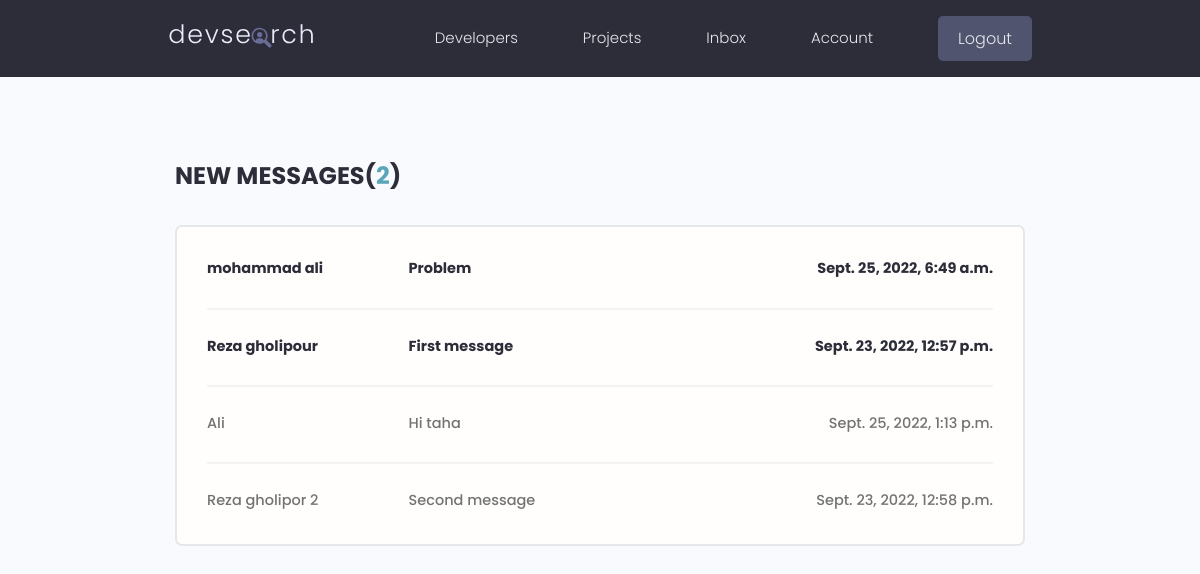
The page /inbox/ (signed in) on the database its author committed.
### users/models.py (models this page shows, shortened)
class Message(models.Model):
    sender= models.ForeignKey(Profile,on_delete=models.SET_NULL,null=True,blank=True)
    recipient = models.ForeignKey(Profile,on_delete=models.SET_NULL,null=True,blank=True,related_name='messages')
    name = models.CharField(max_length=200,null=True,blank=True)
    email = models.EmailField(max_length=200,null=True,blank=True)
    subject = models.CharField(max_length=200,null=True,blank=True)
    body = models.TextField()
    is_read = models.BooleanField(default=False,null=True)
    created = models.DateTimeField(auto_now_add=True)
    id = models.UUIDField(default=uuid.uuid4, unique=True,
                          primary_key=True, editable=False)
    class Meta:
        ordering = ['is_read','-created']

### users/views.py (the view)
# urls.py: path('inbox/',views.inbox,name='inbox'),
@login_required(login_url='login')
def inbox(request):
    profile = request.user.profile
    messageRequest = profile.messages.all() # به خاطر همون related_name
    unreadCount = messageRequest.filter(is_read=False).count()
    context = {'messageRequest':messageRequest,'unreadCount':unreadCount}
    return render(request,'users/inbox.html',context)

### users/templates/users/inbox.html
{% extends 'main.html' %}
{% block content %}
  <main class="inbox my-xl">
    <div class="content-box">
      <h3 class="inbox__title">New Messages(<span>{{unreadCount}}</span>)</h3>
      <ul class="messages">
        {% for message in messageRequest %}
        {% if message.is_read == False %}
        <li class="message message--unread">
        {% else %}
        <li class="message">
        {% endif %}
          <a href="{% url 'message' message.id %}">
            <span class="message__author">{{message.name}}</span>
            <span class="message__subject">{{message.subject}}</span>
            <span class="message__date">{{message.created}}</span>
          </a>
        </li>
        {% endfor %}
      </ul>
    </div>
  </main>
{% endblock content %}

### static/styles/app.css (style rules this page uses)
:root { --color-sub: #2d2d39; }
.content-box { width: 95%; max-width: 85rem; margin: 0 auto; }
.inbox { height: 90vh; }
.inbox__title, .inbox__title span { font-size: 2.4rem; font-weight: 700; color: var(--color-sub); text-transform: uppercase; text-align: left; margin-bottom: 3rem; }
.inbox__title span { color: var(--color-main); }
.messages { list-style: none; background: var(--color-white); padding: 0.5rem 3rem; border: 2px solid var(--color-light); border-radius: 0.7rem; }
.message { padding: 2.5rem 0; }
.message > a span { font-size: 1.45rem; font-weight: 500; }
.message.message--unread a span { font-weight: 700; color: var(--color-sub); }
.message:not(:last-child) { border-bottom: 2px solid var(--color-white-light); }
.message > a { display: flex; gap: 1rem; }
.message__author, .message__date { flex-basis: 25%; }
.message__subject { flex-basis: 50%; }
.message__date { text-align: right; }

### static/uikit/styles/modules/_variables.css (style rules this page uses)
:root { --color-main: #5aa5b9; --color-main-light: #e6faff; --color-sub: #3f4156; --color-sub-light: #51546e; --color-sub-lighter: #ededfd; --color-text: #737373; --color-gray: #8b8b8b; --color-light: #e5e7eb; --color-light-gray: #767676; --color-bg: #f8fafd; --color-white: #fffefd; --color-white-light: #f3f3f3; --color-success: #359e64; --color-success-bg: #def8e8; --color-error: #fc4b0b; --color-error-bg: #fff2ee; --font-base: 'Poppins', arial, helvetica, 'Segoe UI', roboto, ubuntu, sans-serif; --font-monospace: 'Fira Code', 'Courier New', courier, monospace; --font-regular: 300; --font-medium: 500; --font-bold: 700; --generic-shadow: 1px 1px 5px #00000010; --generic-transition: all 0.3s ease-in-out; }

### static/uikit/styles/modules/_base.css (style rules this page uses)
* { margin: 0; padding: 0; box-sizing: border-box; text-rendering: optimizeLegibility; color: inherit; font-size: inherit; }
html { font-size: 50%; }
@media only screen and (min-width: 480px) { html { font-size: 56.25%; } }
@media only screen and (min-width: 1200px) { html { font-size: 62.5%; } }
body { line-height: 1.6; font-weight: 400; font-size: 1.5rem; color: var(--color-text); background-color: var(--color-bg); min-height: 100vh; }

### static/uikit/styles/modules/_typography.css (style rules this page uses)
* { font-family: var(--font-base); }
h3 { font-size: 3.2rem; font-weight: var(--font-medium); }
p, span, strong { font-size: 1.6rem; color: var(--color-text); font-weight: var(--font-regular); }
a { padding-bottom: 2px; text-decoration: none; display: inline-block; color: var(--color-main); font-weight: var(--font-medium); }

### static/uikit/styles/modules/_utilities.css (style rules this page uses)
.my-xl { margin: 8rem auto; }

### rows shown on the page
Message: name "mohammad ali", subject "Problem", created "Sept. 25, 2022, 6:49 a.m."
Message: name "Reza gholipour", subject "First message", created "Sept. 23, 2022, 12:57 p.m."
Message: name "Ali", subject "Hi taha", created "Sept. 25, 2022, 1:13 p.m."
Message: name "Reza gholipor 2", subject "Second message", created "Sept. 23, 2022, 12:58 p.m."

### other values the page prints
{{ unreadCount }} "2"
